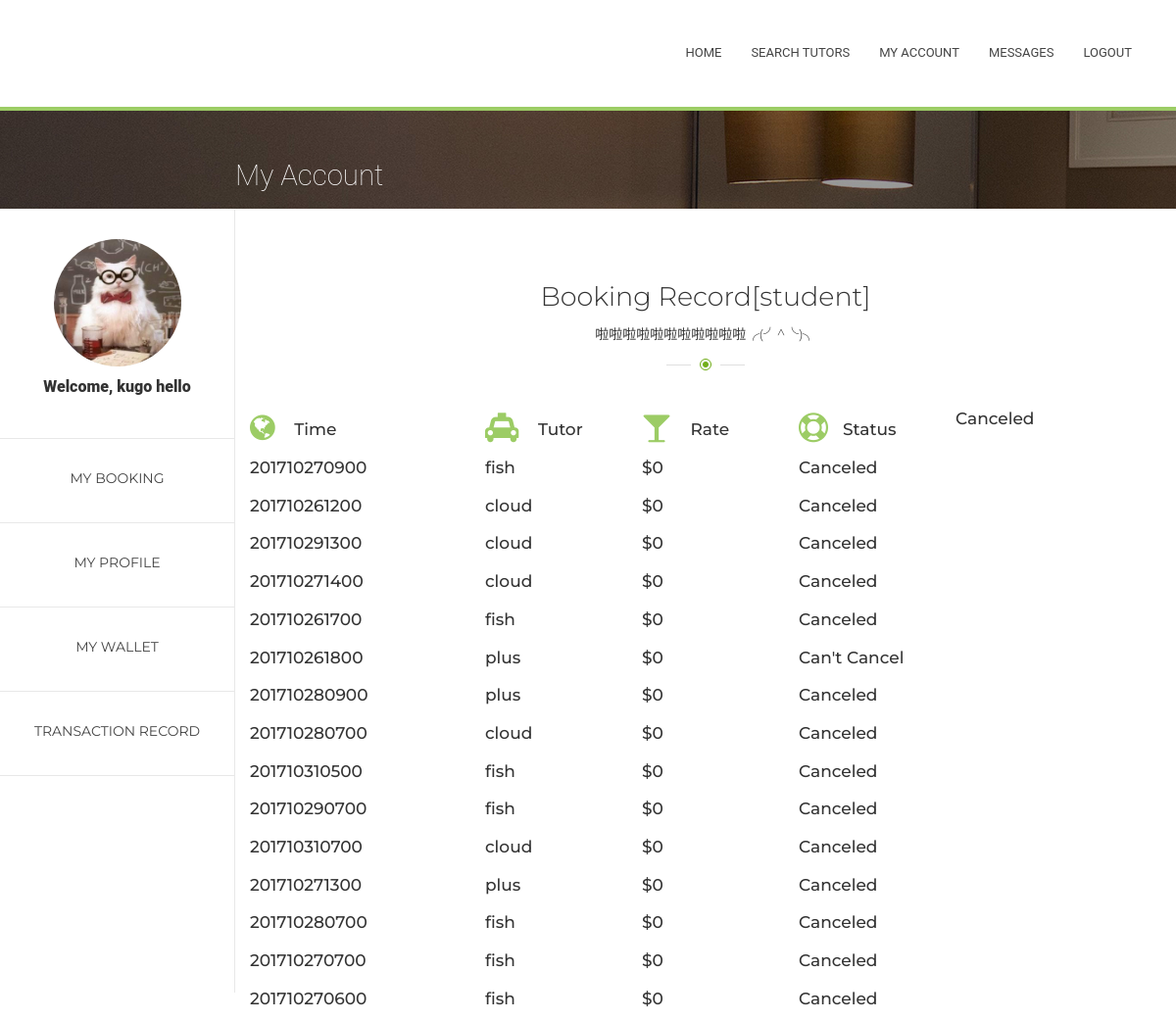
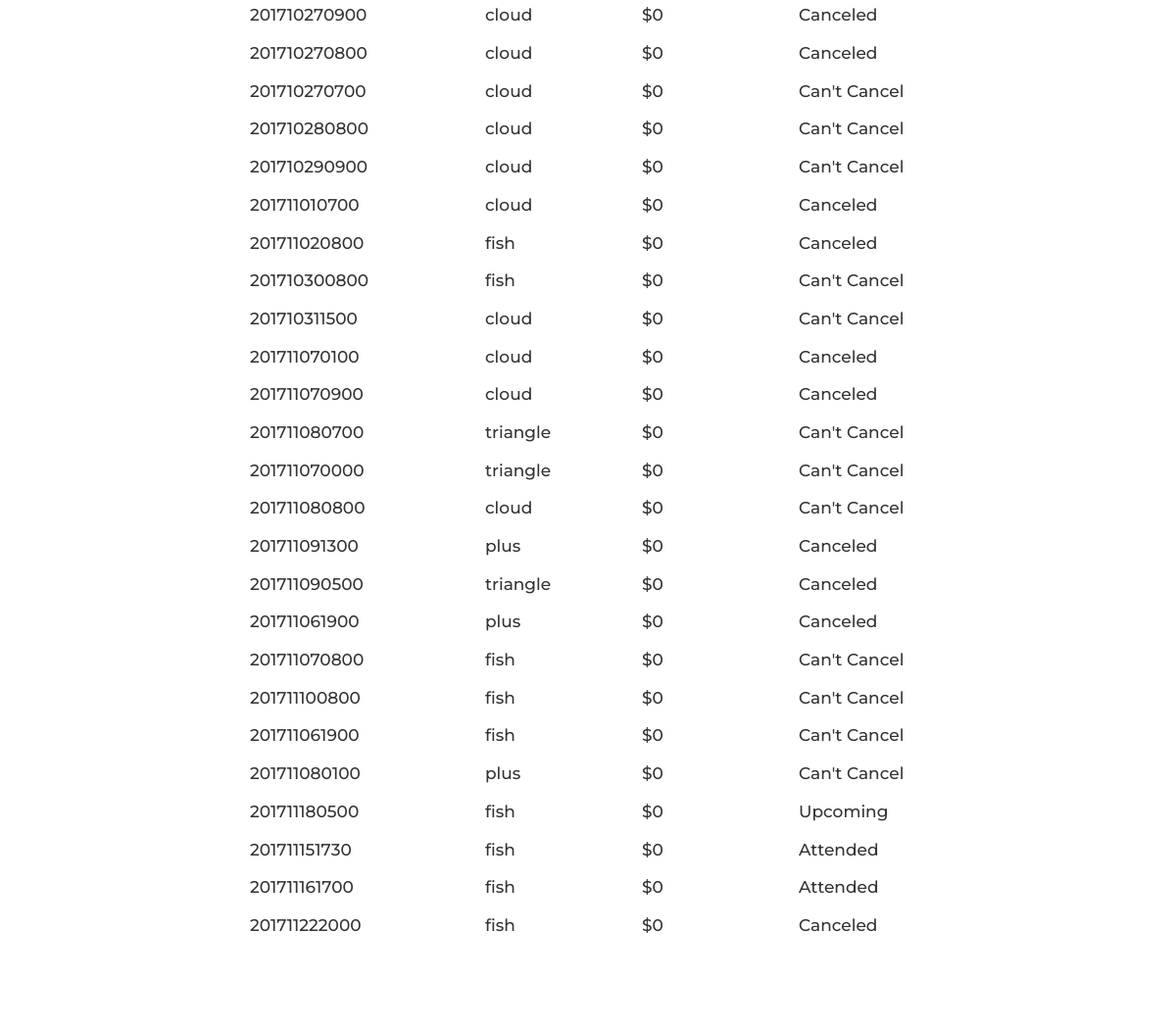
The app's page /Tutorial/2/myAccount/mybooking/ (signed in) with its own data (2 pictures, top to bottom).
### Tutorial/models.py (models this page shows, shortened)
class MyUser(models.Model):
    user = models.ForeignKey(User, on_delete = models.CASCADE )
    wallet = models.ForeignKey(Wallet, on_delete = models.CASCADE)
    profile_content = models.CharField(max_length=2000, default="")
    phone = models.IntegerField(null = True)

class TutorialSession(models.Model):
    starttime = models.CharField(max_length=12)  # yyyymmddhhmm
    status = models.IntegerField()
    tutor = models.ForeignKey(Tutor, on_delete=models.CASCADE)
    student =  models.ForeignKey(Student, on_delete=models.CASCADE)
    price = models.IntegerField(default=0) #TODO: notice that this price does not include commission fee

class Tutor(models.Model):
    myuser = models.ForeignKey(MyUser, on_delete=models.CASCADE,null=True)
    timeslot = models.CharField(max_length=672, default="111111111111111111111111111111111111111111111111111111111111111111111111111111111111111111111111111111111111111111111111111111111111111111111111111111111111111111111111111111111111111111111111111111111111111111111111111111111111111111111111111111111111111111111111111111111111111111111111111111111111111111111111111111111111111111111111") #for private tutor todo: should update every half an hour
    hourly_rate = models.IntegerField(default=0) #todo: eight digit for student so can tell if he have
    university = models.ForeignKey(University, on_delete=models.CASCADE, null=True)
    def __str__(self):
        if self.myuser is None:
            return "null"
        else:
            return self.myuser.user.username

### Tutorial/views.py (the view)
# urls.py: url(r'^(?P<myuser_id>[0-9]+)/myAccount/mybooking/$', views.mybooking, name='mybooking'),
def mybooking(request, myuser_id):
    if not request.user.is_authenticated(): #visitor or client
        return render(request, 'home.html')
    if not MyUser.objects.filter(user=request.user):
        HttpResponseRedirect('/Tutorial/admin/')
    myuser = MyUser.objects.get(user=request.user) #myuser = get_object_or_404(MyUser, pk=myuser_id)
    mystudent = Student.objects.filter(myuser=myuser)
    mytutor = Tutor.objects.filter(myuser=myuser)
    isstudent = ""
    istutor = ""
    if mystudent:
        mystudent = Student.objects.get(myuser = myuser)
        booking = TutorialSession.objects.filter(student=mystudent)
        isstudent = "1"
    else:
        booking= ""
    if mytutor:
        mytutor = Tutor.objects.get(myuser=myuser)
        booked = TutorialSession.objects.filter(tutor=mytutor)
        istutor = "1"
    else:
        booked=""
    return render(request, 'myaccount/mybooking.html', {'user': myuser , 'session_list': booking, "booked_list": booked, 'isstudent': isstudent, 'istutor': istutor })

### Tutorial/templates/myaccount/mybooking.html (shortened to what this page needs)
{% extends "myaccount/myaccount.html" %}
{% block right %}
<div id="content">
    {% if isstudent != "" %}
    <section class="section">
      <div class="container">
        <div class="title-main"><h2 class="h2">Booking Record[student]<span class="title-secondary">啦啦啦啦啦啦啦啦啦啦啦╭(╯^╰)╮</span></h2></div>
         <div class="row">
          <div class="col-lg-3 col-md-4 col-sm-6">
            <h3 class="service_title"><i class="fa fa-globe"></i> Time</h3>
          </div>
          <div class="col-lg-2 col-md-4 col-sm-6">
            <h3 class="service_title"><i class="fa fa-taxi"></i> Tutor</h3>
          </div>
          <div class="col-lg-2 col-md-4 col-sm-6">
            <h3 class="service_title"><i class="fa fa-glass"></i> Rate</h3>
          </div>
          <div class="col-lg-2 col-md-4 col-sm-6">
            <h3 class="service_title"><i class="fa fa-life-ring"></i>Status </h3>
          </div>
          <div class="col-lg-2 col-md-4 col-sm-6">
            <h3 class="service_title"></i> Canceled</h3>
          </div>
        </div>
          {% if session_list != "" %}
          {% for session in  session_list %}
               <div class="row">
          <div class="col-lg-3 col-md-4 col-sm-6">
            <h3 class="service_title">{{ session.starttime }}</h3>
          </div>
          <div class="col-lg-2 col-md-4 col-sm-6">
            <h3 class="service_title"> {{ session.tutor }}</h3>
          </div>
          <div class="col-lg-2 col-md-4 col-sm-6">
            <h3 class="service_title"> ${{ session.price }}</h3>
          </div>
        </div>
          {% endfor %}
          {% endif %}
      </div>
    </section>
    {% endif %}
{% endblock %}

### Tutorial/templates/myaccount/myaccount.html (shortened to what this page needs)
{% extends "Menu.html" %}
{% block content %}
<section class="breadcrumbs" style="background-image: url(/static/bootstrap/images/breadcrumbs/best-room.jpg)">
    <div class="right">
    <div class="row">
          <div class="col-md-6">
            <h1 class="h1">My Account</h1>
          </div>
        </div>
    </div>
        </section>
    <div class="left">
             <div class="avater" style="text-align : center;">
                    <img src="/static/bootstrap/images/best-rooms/1.jpg" style="width : 130px; height: 130px; border-radius: 130px; ">
                    <div class="small">Welcome, {{user.user.first_name}} {{user.user.last_name}}</div>
                 </div>
              <a href="{% url 'Tutorial:mybooking' user.id %}"><div class="navbox">
                <div class="best-tutor_t">MY BOOKING</div>
                </div></a>
            <a href="{% url 'Tutorial:myprofile' user.id %}">
              <div class="navbox" >
                <div class="best-tutor_t">MY PROFILE</div>
                </div>
                </a>
            <a href="{% url 'Tutorial:mywallet' user.id %}">
              <div class="navbox" >
                <div class="best-tutor_t">MY WALLET</div>
                </div>
                </a>
            <a href="{% url 'Tutorial:mywallet' user.id %}">
            <div class="navbox" >
                <div class="best-tutor_t">TRANSACTION RECORD</div>
                </div>
                </a>
     </div>
        <div class="right">
{% block right %}{% endblock%}
        </div>
{% endblock %}

### records on screen
MyUser: user.first_name "kugo", user.last_name "hello"
TutorialSession: starttime "201710270900", tutor "fish", price "0"
TutorialSession: starttime "201710261200", tutor "cloud", price "0"
TutorialSession: starttime "201710291300", tutor "cloud", price "0"
TutorialSession: starttime "201710271400", tutor "cloud", price "0"
TutorialSession: starttime "201710261700", tutor "fish", price "0"
TutorialSession: starttime "201710261800", tutor "plus", price "0"
TutorialSession: starttime "201710280900", tutor "plus", price "0"
TutorialSession: starttime "201710280700", tutor "cloud", price "0"
TutorialSession: starttime "201710310500", tutor "fish", price "0"
TutorialSession: starttime "201710290700", tutor "fish", price "0"
TutorialSession: starttime "201710310700", tutor "cloud", price "0"
TutorialSession: starttime "201710271300", tutor "plus", price "0"
TutorialSession: starttime "201710280700", tutor "fish", price "0"
TutorialSession: starttime "201710270700", tutor "fish", price "0"
TutorialSession: starttime "201710270600", tutor "fish", price "0"
TutorialSession: starttime "201710270900", tutor "cloud", price "0"
TutorialSession: starttime "201710270800", tutor "cloud", price "0"
TutorialSession: starttime "201710270700", tutor "cloud", price "0"
TutorialSession: starttime "201710280800", tutor "cloud", price "0"
TutorialSession: starttime "201710290900", tutor "cloud", price "0"
TutorialSession: starttime "201711010700", tutor "cloud", price "0"
TutorialSession: starttime "201711020800", tutor "fish", price "0"
TutorialSession: starttime "201710300800", tutor "fish", price "0"
TutorialSession: starttime "201710311500", tutor "cloud", price "0"
TutorialSession: starttime "201711070100", tutor "cloud", price "0"
TutorialSession: starttime "201711070900", tutor "cloud", price "0"
TutorialSession: starttime "201711080700", tutor "triangle", price "0"
TutorialSession: starttime "201711070000", tutor "triangle", price "0"
TutorialSession: starttime "201711080800", tutor "cloud", price "0"
TutorialSession: starttime "201711091300", tutor "plus", price "0"
TutorialSession: starttime "201711090500", tutor "triangle", price "0"
TutorialSession: starttime "201711061900", tutor "plus", price "0"
TutorialSession: starttime "201711070800", tutor "fish", price "0"
TutorialSession: starttime "201711100800", tutor "fish", price "0"
TutorialSession: starttime "201711061900", tutor "fish", price "0"
TutorialSession: starttime "201711080100", tutor "plus", price "0"
TutorialSession: starttime "201711180500", tutor "fish", price "0"
TutorialSession: starttime "201711151730", tutor "fish", price "0"
TutorialSession: starttime "201711161700", tutor "fish", price "0"
TutorialSession: starttime "201711222000", tutor "fish", price "0"
